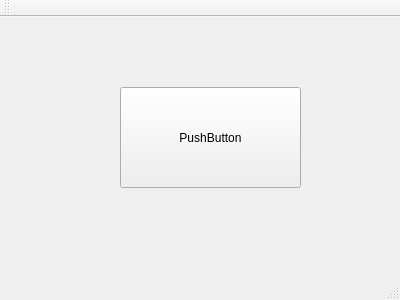
<?xml version="1.0" encoding="UTF-8"?>
<ui version="4.0">
 <class>MainWindow</class>
 <widget class="QMainWindow" name="MainWindow">
  <property name="geometry">
   <rect>
    <x>0</x>
    <y>0</y>
    <width>400</width>
    <height>300</height>
   </rect>
  </property>
  <property name="windowTitle">
   <string>MainWindow</string>
  </property>
  <widget class="QWidget" name="centralWidget">
   <widget class="QPushButton" name="pushButton">
    <property name="geometry">
     <rect>
      <x>120</x>
      <y>70</y>
      <width>181</width>
      <height>101</height>
     </rect>
    </property>
    <property name="text">
     <string>PushButton</string>
    </property>
   </widget>
  </widget>
  <widget class="QMenuBar" name="menuBar">
   <property name="geometry">
    <rect>
     <x>0</x>
     <y>0</y>
     <width>400</width>
     <height>26</height>
    </rect>
   </property>
  </widget>
  <widget class="QToolBar" name="mainToolBar">
   <attribute name="toolBarArea">
    <enum>TopToolBarArea</enum>
   </attribute>
   <attribute name="toolBarBreak">
    <bool>false</bool>
   </attribute>
  </widget>
  <widget class="QStatusBar" name="statusBar"/>
 </widget>
 <layoutdefault spacing="6" margin="11"/>
 <resources/>
 <connections/>
</ui>
